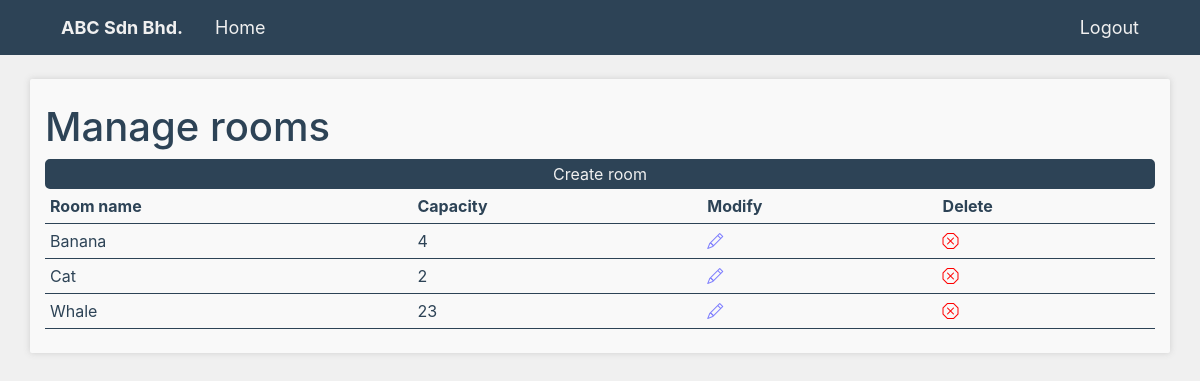
/roomManagement (signed in), run on an earlier commit of the app's database.
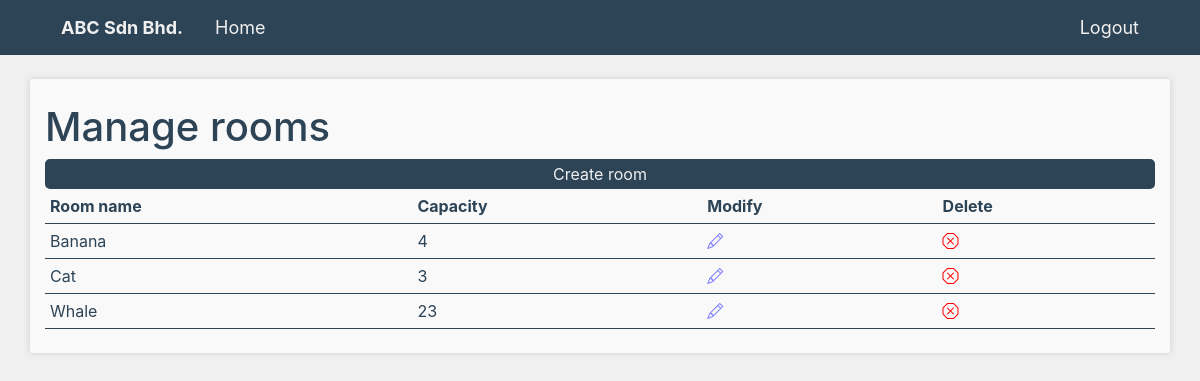
And on a later commit of the database.
### rooms/models.py (models this page shows, shortened)
class Room(models.Model):
    roomName = models.CharField(max_length=50, unique=True)
    capacity = models.IntegerField(default=0)
    createdAt = models.DateTimeField(auto_now_add=True)

### rooms/views.py (the view)
# urls.py: path('', roomManagementView, name='roomManagement'),
def roomManagementView(request):
    rooms = Room.objects.all()
    context = {'rooms' : rooms}
    return render(request, "roomManagement.html", context)

### templates/roomManagement.html (shortened to what this page needs)
{% extends 'base.html' %}
{% block content %}
{% if user.is_staff %}
<br>
<div class="container py-4 boxColor boxShadow">
    <h1>Manage rooms</h1>
    <button><a href="{% url 'createRoom' %}">Create room </a></button>
    <table class="dataTable">
        <tr style="font-weight:bold">
            <th>Room name</th>
            <th>Capacity</th>
            <th>Modify</th>
            <th>Delete</th>
        </tr>
        {% for room in rooms %}
            <tr>
                <td>{{room.roomName}}</td>
                <td>{{room.capacity}}</td>
                <td><a href="roomManagement/modify/{{room.id}}"><i class="bi bi-pencil"></i></a></td>
                <td><a href="roomManagement/deleteRoom/{{room.id}}"><i class="bi bi-x-octagon"></i></a></td>
            </tr>
        {% endfor %}
    </table>
</div>
{% else %}
<br>
<div class="container py-4 boxColor boxShadow">
    <p>You are not logged in.</p>
    <button><a href="{% url 'login' %}">Log In</a></button>
</div>
{% endif %}
{% endblock %}

What changed in the data, as far as the page shows it:
changed Room "Cat": capacity "2" → "3"
